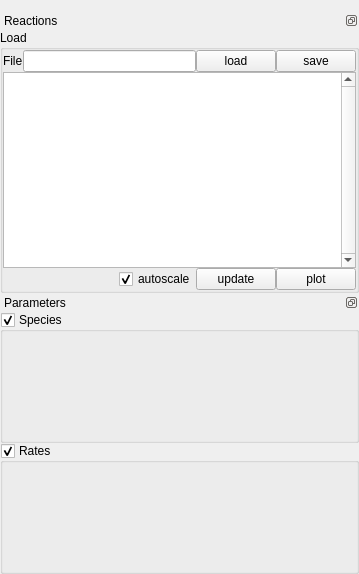
<?xml version="1.0" encoding="UTF-8"?>
<ui version="4.0">
 <class>Form</class>
 <widget class="QWidget" name="Form">
  <property name="geometry">
   <rect>
    <x>0</x>
    <y>0</y>
    <width>359</width>
    <height>574</height>
   </rect>
  </property>
  <property name="windowTitle">
   <string>Form</string>
  </property>
  <layout class="QVBoxLayout" name="verticalLayout_5">
   <property name="spacing">
    <number>0</number>
   </property>
   <property name="leftMargin">
    <number>0</number>
   </property>
   <property name="rightMargin">
    <number>0</number>
   </property>
   <property name="bottomMargin">
    <number>0</number>
   </property>
   <item>
    <layout class="QVBoxLayout" name="verticalLayout_4">
     <property name="spacing">
      <number>0</number>
     </property>
    </layout>
   </item>
   <item>
    <widget class="QDockWidget" name="dockWidget">
     <property name="features">
      <set>QDockWidget::DockWidgetFloatable|QDockWidget::DockWidgetMovable</set>
     </property>
     <property name="windowTitle">
      <string>Reactions</string>
     </property>
     <widget class="QWidget" name="dockWidgetContents">
      <layout class="QVBoxLayout" name="verticalLayout_6">
       <property name="spacing">
        <number>0</number>
       </property>
       <property name="margin">
        <number>0</number>
       </property>
       <item>
        <widget class="QGroupBox" name="groupBox_3">
         <property name="title">
          <string>Load</string>
         </property>
         <layout class="QGridLayout" name="gridLayout_3">
          <property name="margin">
           <number>0</number>
          </property>
          <property name="spacing">
           <number>0</number>
          </property>
          <item row="0" column="0">
           <widget class="QLabel" name="label_8">
            <property name="text">
             <string>File</string>
            </property>
           </widget>
          </item>
          <item row="0" column="4">
           <widget class="QPushButton" name="toolButton_6">
            <property name="text">
             <string>save</string>
            </property>
           </widget>
          </item>
          <item row="0" column="1">
           <widget class="QLineEdit" name="lineEdit_6">
            <property name="readOnly">
             <bool>true</bool>
            </property>
           </widget>
          </item>
          <item row="0" column="2">
           <widget class="QPushButton" name="toolButton_5">
            <property name="text">
             <string>load</string>
            </property>
           </widget>
          </item>
          <item row="2" column="0" colspan="5">
           <layout class="QHBoxLayout" name="horizontalLayout_2">
            <property name="spacing">
             <number>0</number>
            </property>
            <item>
             <spacer name="horizontalSpacer">
              <property name="orientation">
               <enum>Qt::Horizontal</enum>
              </property>
              <property name="sizeHint" stdset="0">
               <size>
                <width>40</width>
                <height>20</height>
               </size>
              </property>
             </spacer>
            </item>
            <item>
             <widget class="QCheckBox" name="checkBox">
              <property name="text">
               <string>autoscale</string>
              </property>
              <property name="checked">
               <bool>true</bool>
              </property>
             </widget>
            </item>
            <item>
             <widget class="QPushButton" name="toolButton_7">
              <property name="toolTip">
               <string>After clicking on update the model will be updated. The fitting results and the linked variables will be lost.</string>
              </property>
              <property name="text">
               <string>update</string>
              </property>
             </widget>
            </item>
            <item>
             <widget class="QPushButton" name="toolButton_2">
              <property name="sizePolicy">
               <sizepolicy hsizetype="Fixed" vsizetype="Fixed">
                <horstretch>0</horstretch>
                <verstretch>0</verstretch>
               </sizepolicy>
              </property>
              <property name="text">
               <string>plot</string>
              </property>
             </widget>
            </item>
           </layout>
          </item>
          <item row="1" column="0" colspan="5">
           <widget class="QPlainTextEdit" name="plainTextEdit">
            <property name="verticalScrollBarPolicy">
             <enum>Qt::ScrollBarAlwaysOn</enum>
            </property>
           </widget>
          </item>
         </layout>
        </widget>
       </item>
      </layout>
     </widget>
    </widget>
   </item>
   <item>
    <widget class="QDockWidget" name="dockWidget_2">
     <property name="features">
      <set>QDockWidget::DockWidgetFloatable|QDockWidget::DockWidgetMovable</set>
     </property>
     <property name="windowTitle">
      <string>Parameters</string>
     </property>
     <widget class="QWidget" name="dockWidgetContents_2">
      <layout class="QVBoxLayout" name="verticalLayout_2">
       <property name="spacing">
        <number>0</number>
       </property>
       <property name="margin">
        <number>0</number>
       </property>
       <item>
        <widget class="QGroupBox" name="groupBox_4">
         <property name="title">
          <string>Species</string>
         </property>
         <property name="checkable">
          <bool>true</bool>
         </property>
         <layout class="QVBoxLayout" name="verticalLayout_8">
          <property name="spacing">
           <number>0</number>
          </property>
          <property name="margin">
           <number>0</number>
          </property>
          <item>
           <widget class="QWidget" name="widget_2" native="true">
            <layout class="QVBoxLayout" name="verticalLayout_9">
             <property name="spacing">
              <number>0</number>
             </property>
             <property name="margin">
              <number>0</number>
             </property>
             <item>
              <layout class="QVBoxLayout" name="verticalLayout_10">
               <property name="spacing">
                <number>0</number>
               </property>
              </layout>
             </item>
            </layout>
           </widget>
          </item>
         </layout>
        </widget>
       </item>
       <item>
        <widget class="QGroupBox" name="groupBox_2">
         <property name="toolTip">
          <string>Toogle checkbox to hide parameters</string>
         </property>
         <property name="title">
          <string>Rates</string>
         </property>
         <property name="checkable">
          <bool>true</bool>
         </property>
         <layout class="QVBoxLayout" name="verticalLayout">
          <property name="spacing">
           <number>0</number>
          </property>
          <property name="margin">
           <number>0</number>
          </property>
          <item>
           <widget class="QWidget" name="widget" native="true">
            <layout class="QVBoxLayout" name="verticalLayout_3">
             <property name="spacing">
              <number>0</number>
             </property>
             <property name="margin">
              <number>0</number>
             </property>
             <item>
              <layout class="QVBoxLayout" name="verticalLayout_7"/>
             </item>
            </layout>
           </widget>
          </item>
         </layout>
        </widget>
       </item>
      </layout>
     </widget>
    </widget>
   </item>
  </layout>
  <action name="actionPlot">
   <property name="text">
    <string>Plot</string>
   </property>
  </action>
  <action name="actionIntegrate">
   <property name="text">
    <string>Integrate</string>
   </property>
  </action>
  <action name="actionLoad_reaction">
   <property name="text">
    <string>Load reaction</string>
   </property>
  </action>
  <action name="actionSave_reaction">
   <property name="text">
    <string>Save reaction</string>
   </property>
  </action>
  <action name="actionUpdate_reaction">
   <property name="text">
    <string>Update reaction</string>
   </property>
  </action>
  <zorder>widget</zorder>
  <zorder>widget_2</zorder>
  <zorder>groupBox_3</zorder>
  <zorder>dockWidget</zorder>
  <zorder>dockWidget_2</zorder>
  <zorder>verticalLayoutWidget</zorder>
 </widget>
 <resources/>
 <connections>
  <connection>
   <sender>toolButton_5</sender>
   <signal>clicked()</signal>
   <receiver>actionLoad_reaction</receiver>
   <slot>trigger()</slot>
   <hints>
    <hint type="sourcelabel">
     <x>311</x>
     <y>24</y>
    </hint>
    <hint type="destinationlabel">
     <x>-1</x>
     <y>-1</y>
    </hint>
   </hints>
  </connection>
  <connection>
   <sender>toolButton_6</sender>
   <signal>clicked()</signal>
   <receiver>actionSave_reaction</receiver>
   <slot>trigger()</slot>
   <hints>
    <hint type="sourcelabel">
     <x>345</x>
     <y>24</y>
    </hint>
    <hint type="destinationlabel">
     <x>-1</x>
     <y>-1</y>
    </hint>
   </hints>
  </connection>
  <connection>
   <sender>groupBox_2</sender>
   <signal>toggled(bool)</signal>
   <receiver>widget</receiver>
   <slot>setVisible(bool)</slot>
   <hints>
    <hint type="sourcelabel">
     <x>331</x>
     <y>315</y>
    </hint>
    <hint type="destinationlabel">
     <x>331</x>
     <y>321</y>
    </hint>
   </hints>
  </connection>
  <connection>
   <sender>groupBox_4</sender>
   <signal>toggled(bool)</signal>
   <receiver>widget_2</receiver>
   <slot>setVisible(bool)</slot>
   <hints>
    <hint type="sourcelabel">
     <x>239</x>
     <y>519</y>
    </hint>
    <hint type="destinationlabel">
     <x>239</x>
     <y>525</y>
    </hint>
   </hints>
  </connection>
  <connection>
   <sender>toolButton_2</sender>
   <signal>clicked()</signal>
   <receiver>actionPlot</receiver>
   <slot>trigger()</slot>
   <hints>
    <hint type="sourcelabel">
     <x>462</x>
     <y>12</y>
    </hint>
    <hint type="destinationlabel">
     <x>-1</x>
     <y>-1</y>
    </hint>
   </hints>
  </connection>
  <connection>
   <sender>toolButton_7</sender>
   <signal>clicked()</signal>
   <receiver>actionUpdate_reaction</receiver>
   <slot>trigger()</slot>
   <hints>
    <hint type="sourcelabel">
     <x>307</x>
     <y>303</y>
    </hint>
    <hint type="destinationlabel">
     <x>-1</x>
     <y>-1</y>
    </hint>
   </hints>
  </connection>
 </connections>
</ui>
